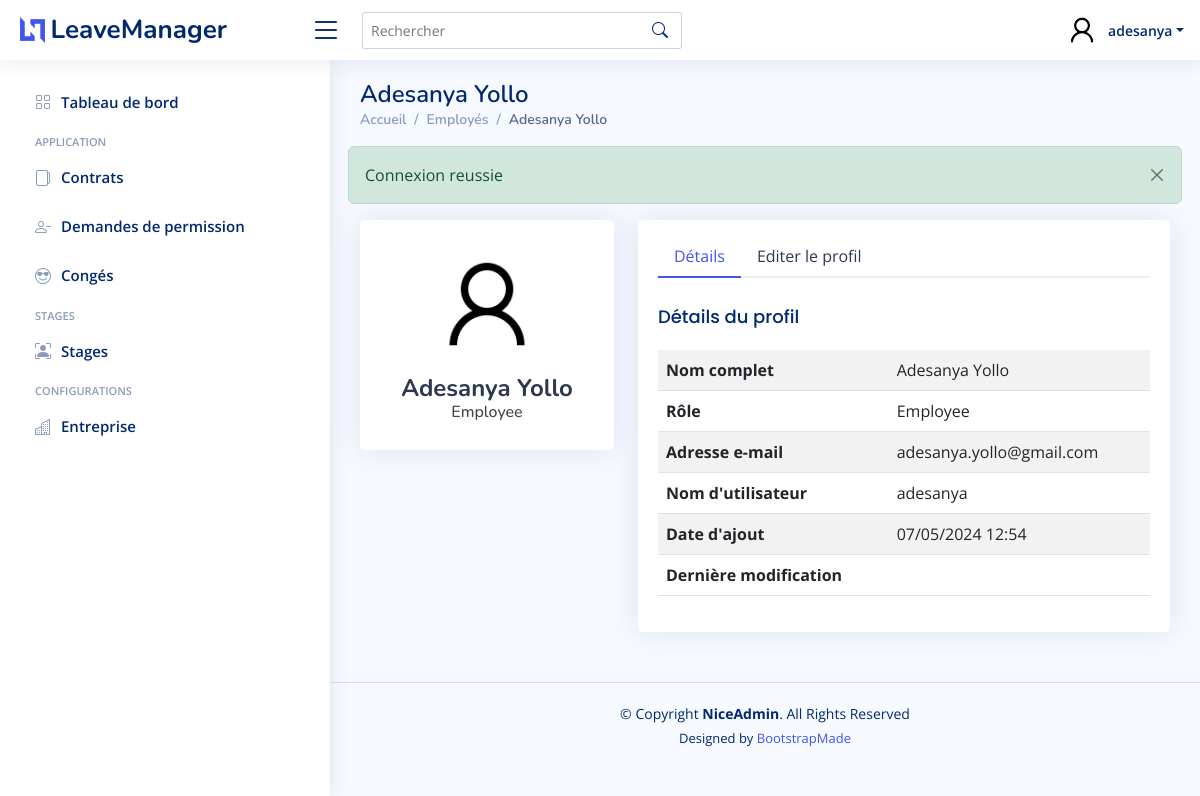
The page /src/View/Employees/profile.php (signed in) on the database its author committed.
### tables this page shows
CREATE TABLE `employees` (
  `id` int NOT NULL,
  `first_name` varchar(50) NOT NULL,
  `last_name` varchar(50) NOT NULL,
  `email` varchar(255) NOT NULL,
  `username` varchar(255) NOT NULL,
  `pwd` varchar(255) NOT NULL,
  `role_id` int NOT NULL,
  `created` datetime NOT NULL DEFAULT CURRENT_TIMESTAMP,
  `modified` datetime DEFAULT NULL,
  `token` varchar(255) DEFAULT NULL,
  `token_exp_date` datetime DEFAULT NULL,
  `status` varchar(10) NOT NULL,
  `etat` tinyint(1) NOT NULL DEFAULT '1'
);

CREATE TABLE `roles` (
  `id` int NOT NULL,
  `code` varchar(3) NOT NULL,
  `name` varchar(15) NOT NULL
);

### src/View/Employees/profile.php (the view, shortened to what the rows shown need)
<?php
require_once dirname(dirname(dirname(__DIR__))) . DIRECTORY_SEPARATOR . 'autoload.php';
(new EmployeesController())->profile();
require_once dirname(__DIR__) . DS . 'Elements' . DS . 'header.php';
?>
<main id="main" class="main">
    <div class="pagetitle">
        <h1><?= $employee->getFirstName() . ' ' . $employee->getLastName() ?></h1>
        <nav>
            <ol class="breadcrumb">
                <li class="breadcrumb-item"><a href="<?= BASE_URL ?>">Accueil</a></li>
                <li class="breadcrumb-item"><a href="<?= VIEWS . 'Employees' ?>">Employés</a></li>
                <li class="breadcrumb-item active"><?= $employee->getFirstName() . ' ' . $employee->getLastName() ?></li>
            </ol>
        </nav>
    </div>
    <section class="section profile">
        <div class="row">
            <div class="col-xl-4">
                <div class="card">
                    <div class="card-body profile-card pt-4 d-flex flex-column align-items-center">
                        <img src="<?= IMAGES ?>user_icon.png" alt="User icon" class="rounded-circle w-75">
                        <h2><?= $employee->getFirstName() . ' ' . $employee->getLastName() ?></h2>
                        <h6><?= $employee->getRole()->getName() ?> </h6>
                    </div>
                </div>
            </div>
            <div class="col-xl-8">
                <div class="card">
                    <div class="card-body pt-3">
                        <div class="tab-content pt-2">
                            <div class="tab-pane fade show active profile-overview" id="profile-overview">
                                <div class="table-responsive">
                                    <table class="table table-striped table-hover">
                                        <tbody>
                                            <tr>
                                                <th>Nom complet</th>
                                                <td><?= $employee->getFirstName() . ' ' . $employee->getLastName() ?></td>
                                            </tr>
                                            <tr>
                                                <th>Rôle</th>
                                                <td><?= $employee->getRole()->getName() ?></td>
                                            </tr>
                                            <tr>
                                                <th>Adresse e-mail</th>
                                                <td><?= $employee->getEmail() ?></td>
                                            </tr>
                                            <tr>
                                                <th>Nom d'utilisateur</th>
                                                <td><?= $employee->getUsername() ?></td>
                                            </tr>
                                            <tr>
                                                <th>Date d'ajout</th>
                                                <td><?= DateHelper::dateTime($employee->getCreated()) ?></td>
                                            </tr>
                                            <tr>
                                                <th>Dernière modification</th>
                                            </tr>
                                        </tbody>
                                    </table>
                                </div>
                            </div>
                        </div>
                    </div>
                </div>
            </div>
        </div>
    </section>
</main>
<?php require_once dirname(__DIR__) . DS . 'Elements' . DS . 'footer.php'; ?>

### src/View/Elements/header.php (shortened to what the rows shown need)
<?php
require_once dirname(dirname(dirname(__DIR__))) . DIRECTORY_SEPARATOR . 'autoload.php';
?>
<!DOCTYPE html>
<html lang="fr">
<head>
    <link href="<?= TEMPLATE_PATH ?>assets/vendor/bootstrap/css/bootstrap.min.css" rel="stylesheet">
    <link href="<?= TEMPLATE_PATH ?>assets/vendor/bootstrap-icons/bootstrap-icons.css" rel="stylesheet">
    <link href="<?= TEMPLATE_PATH ?>assets/vendor/simple-datatables/style.css" rel="stylesheet">
    <link href="<?= TEMPLATE_PATH ?>assets/css/style.css" rel="stylesheet">
    <link href="<?= ASSETS ?>css/override.css" rel="stylesheet">
</head>
<body>
    <header id="header" class="header fixed-top d-flex align-items-center">
        <nav class="header-nav ms-auto">
            <ul class="d-flex align-items-center">
                <li class="nav-item dropdown pe-3">
                    <a class="nav-link nav-profile d-flex align-items-center pe-0" href="#" data-bs-toggle="dropdown">
                        <img src="<?= IMAGES ?>user_icon.png" alt="Profile" class="rounded-circle">
                        <span class="d-none d-md-block dropdown-toggle ps-2"><?= $auth_user->getUsername() ?></span>
                    </a>
                </li>
            </ul>
        </nav>
    </header>

### rows shown on the page
employees: username "adesanya", first_name "Adesanya", last_name "Yollo", role.name "Employee", email "adesanya.yollo@gmail.com", created "07/05/2024 12:54"

### other values the page prints
$message->getMessage() "Connexion reussie"
